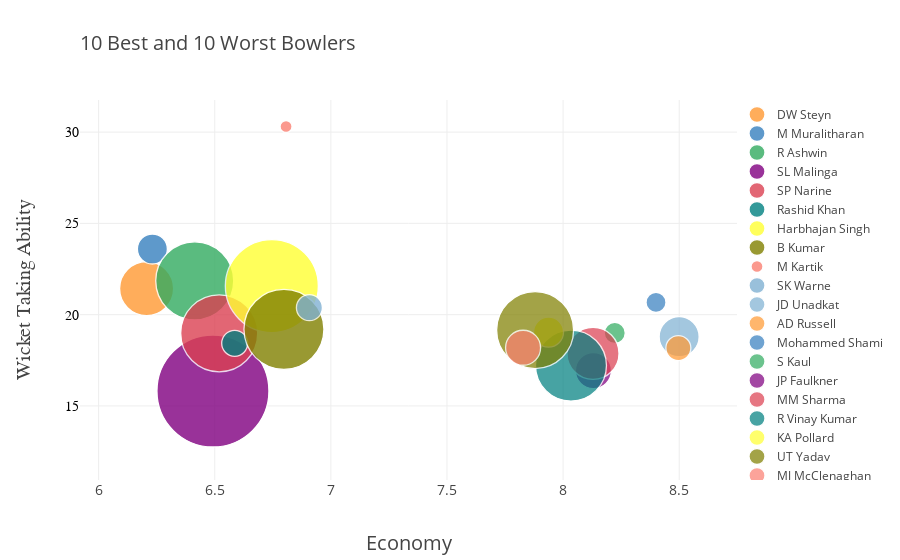

Write notebook code for a chart like this one.
### Code cell
out_best = out.nsmallest(10, 'Economy')
out_worst = out.nlargest(10, 'Economy')

b_comp = pd.concat([out_best, out_worst])
layout = go.Layout(
    title=dict(
        text="10 Best and 10 Worst Bowlers",
        xref="paper",
        font = dict(size=20),
        x=0
    
    ),
  legend = dict(
    x = 1,
    y = 0
  ),
    xaxis=dict(
        title='Economy',
        titlefont=dict(
            size=20,
        ),
        showticklabels=True,
        tickfont=dict(
            size=14,
        ),
        exponentformat='e',
        showexponent='all'
    ),
    yaxis=dict(
        title='Wicket Taking Ability',
        titlefont=dict(
            family='Arial, sans-serif',
            size=20,
        ),
        showticklabels=True,
        tickfont=dict(
            family='Old Standard TT, serif',
            size=14,
            color='black'
        ),
        exponentformat='e',
        showexponent='all'
    )
)
b_comp.iplot(layout= layout, kind='bubble', x='Economy', y='Wicket Taking Ability', categories='bowler', size='Number of Wickets taken', text='bowler',
          xTitle='Bowler Economy', yTitle='Bowler Wicket Taking Ability', filename='cufflinks/simple-bubble-chart')

### Figure 1 — Plotly figure (JSON) as saved in the notebook; plotly's stock layout.template omitted (floating-point values rounded to 4 significant figures)
{"data": [{"marker": {"color": "rgba(255, 153, 51, 1.0)", "line": {"width": 1.3}, "opacity": 0.8, "size": [54], "symbol": "circle"}, "mode": "markers", "name": "DW Steyn", "text": ["DW Steyn"], "textfont": {"color": "#4D5663"}, "type": "scatter", "uid": "5980aca9-13e2-400b-92cb-2eda0d09c2a6", "x": [6.207], "y": [21.43]}, {"marker": {"color": "rgba(55, 128, 191, 1.0)", "line": {"width": 1.3}, "opacity": 0.8, "size": [30], "symbol": "circle"}, "mode": "markers", "name": "M Muralitharan", "text": ["M Muralitharan"], "textfont": {"color": "#4D5663"}, "type": "scatter", "uid": "daae147f-4b9d-4c25-884e-480fdecdb1b1", "x": [6.231], "y": [23.6]}, {"marker": {"color": "rgba(50, 171, 96, 1.0)", "line": {"width": 1.3}, "opacity": 0.8, "size": [78], "symbol": "circle"}, "mode": "markers", "name": "R Ashwin", "text": ["R Ashwin"], "textfont": {"color": "#4D5663"}, "type": "scatter", "uid": "0648d675-8f96-4ed3-babc-646ac9c7f5cc", "x": [6.414], "y": [21.86]}, {"marker": {"color": "rgba(128, 0, 128, 1.0)", "line": {"width": 1.3}, "opacity": 0.8, "size": [112], "symbol": "circle"}, "mode": "markers", "name": "SL Malinga", "text": ["SL Malinga"], "textfont": {"color": "#4D5663"}, "type": "scatter", "uid": "e109bc96-bfda-44c8-8f2a-8b2f91dc39e9", "x": [6.492], "y": [15.82]}, {"marker": {"color": "rgba(219, 64, 82, 1.0)", "line": {"width": 1.3}, "opacity": 0.8, "size": [77], "symbol": "circle"}, "mode": "markers", "name": "SP Narine", "text": ["SP Narine"], "textfont": {"color": "#4D5663"}, "type": "scatter", "uid": "48262baa-9329-4253-9cf2-afc5056c3eac", "x": [6.519], "y": [18.98]}, {"marker": {"color": "rgba(0, 128, 128, 1.0)", "line": {"width": 1.3}, "opacity": 0.8, "size": [26], "symbol": "circle"}, "mode": "markers", "name": "Rashid Khan", "text": ["Rashid Khan"], "textfont": {"color": "#4D5663"}, "type": "scatter", "uid": "b81f438d-6fdc-46c5-886d-51f52d374c64", "x": [6.586], "y": [18.43]}, {"marker": {"color": "rgba(255, 255, 51, 1.0)", "line": {"width": 1.3}, "opacity": 0.8, "size": [93], "symbol": "circle"}, "mode": "markers", "name": "Harbhajan Singh", "text": ["Harbhajan Singh"], "textfont": {"color": "#4D5663"}, "type": "scatter", "uid": "3b228b3f-387a-4fa7-864c-b33df804b19f", "x": [6.746], "y": [21.57]}, {"marker": {"color": "rgba(128, 128, 0, 1.0)", "line": {"width": 1.3}, "opacity": 0.8, "size": [80], "symbol": "circle"}, "mode": "markers", "name": "B Kumar", "text": ["B Kumar"], "textfont": {"color": "#4D5663"}, "type": "scatter", "uid": "306a49d9-76ab-4cd1-88d8-13e2ca4e7418", "x": [6.798], "y": [19.2]}, {"marker": {"color": "rgba(251, 128, 114, 1.0)", "line": {"width": 1.3}, "opacity": 0.8, "size": [12], "symbol": "circle"}, "mode": "markers", "name": "M Kartik", "text": ["M Kartik"], "textfont": {"color": "#4D5663"}, "type": "scatter", "uid": "fd436d97-c31d-4b7b-9b61-3857bde1effc", "x": [6.807], "y": [30.31]}, {"marker": {"color": "rgba(128, 177, 211, 1.0)", "line": {"width": 1.3}, "opacity": 0.8, "size": [26], "symbol": "circle"}, "mode": "markers", "name": "SK Warne", "text": ["SK Warne"], "textfont": {"color": "#4D5663"}, "type": "scatter", "uid": "424cea44-1ca4-467c-95ce-cd06ccdbaf02", "x": [6.908], "y": [20.38]}, {"marker": {"color": "rgba(128, 177, 211, 0.8999999999999999)", "line": {"width": 1.3}, "opacity": 0.8, "size": [40], "symbol": "circle"}, "mode": "markers", "name": "JD Unadkat", "text": ["JD Unadkat"], "textfont": {"color": "#4D5663"}, "type": "scatter", "uid": "bc2d8a08-eee7-46d2-abfa-29abf5ecace8", "x": [8.5], "y": [18.79]}, {"marker": {"color": "rgba(255, 153, 51, 0.8999999999999999)", "line": {"width": 1.3}, "opacity": 0.8, "size": [25], "symbol": "circle"}, "mode": "markers", "name": "AD Russell", "text": ["AD Russell"], "textfont": {"color": "#4D5663"}, "type": "scatter", "uid": "0dff5b78-f464-4147-8cd1-b4331a2aac47", "x": [8.496], "y": [18.17]}, {"marker": {"color": "rgba(55, 128, 191, 0.8999999999999999)", "line": {"width": 1.3}, "opacity": 0.8, "size": [20], "symbol": "circle"}, "mode": "markers", "name": "Mohammed Shami", "text": ["Mohammed Shami"], "textfont": {"color": "#4D5663"}, "type": "scatter", "uid": "5aa41ac4-a1b8-4568-89e8-439324fbd186", "x": [8.4], "y": [20.67]}, {"marker": {"color": "rgba(50, 171, 96, 0.8999999999999999)", "line": {"width": 1.3}, "opacity": 0.8, "size": [21], "symbol": "circle"}, "mode": "markers", "name": "S Kaul", "text": ["S Kaul"], "textfont": {"color": "#4D5663"}, "type": "scatter", "uid": "eb690099-b65a-4c17-acca-f1cb4eaa0e68", "x": [8.222], "y": [19]}, {"marker": {"color": "rgba(128, 0, 128, 0.8999999999999999)", "line": {"width": 1.3}, "opacity": 0.8, "size": [36], "symbol": "circle"}, "mode": "markers", "name": "JP Faulkner", "text": ["JP Faulkner"], "textfont": {"color": "#4D5663"}, "type": "scatter", "uid": "2cd5f077-ab77-4127-b1d1-205cbc520406", "x": [8.131], "y": [16.93]}, {"marker": {"color": "rgba(219, 64, 82, 0.8999999999999999)", "line": {"width": 1.3}, "opacity": 0.8, "size": [52], "symbol": "circle"}, "mode": "markers", "name": "MM Sharma", "text": ["MM Sharma"], "textfont": {"color": "#4D5663"}, "type": "scatter", "uid": "2f6d5e27-b99e-4169-826d-deb69a52b96d", "x": [8.129], "y": [17.88]}, {"marker": {"color": "rgba(0, 128, 128, 0.8999999999999999)", "line": {"width": 1.3}, "opacity": 0.8, "size": [71], "symbol": "circle"}, "mode": "markers", "name": "R Vinay Kumar", "text": ["R Vinay Kumar"], "textfont": {"color": "#4D5663"}, "type": "scatter", "uid": "f061e9bf-8f0a-45ae-bb04-895445d0249f", "x": [8.034], "y": [17.21]}, {"marker": {"color": "rgba(255, 255, 51, 0.8999999999999999)", "line": {"width": 1.3}, "opacity": 0.8, "size": [30], "symbol": "circle"}, "mode": "markers", "name": "KA Pollard", "text": ["KA Pollard"], "textfont": {"color": "#4D5663"}, "type": "scatter", "uid": "bba9894f-e0d2-4af0-8c91-e4e97f0d70b5", "x": [7.937], "y": [19.04]}, {"marker": {"color": "rgba(128, 128, 0, 0.8999999999999999)", "line": {"width": 1.3}, "opacity": 0.8, "size": [77], "symbol": "circle"}, "mode": "markers", "name": "UT Yadav", "text": ["UT Yadav"], "textfont": {"color": "#4D5663"}, "type": "scatter", "uid": "15550177-0b1f-4cca-adcf-ce77b4d7ba89", "x": [7.879], "y": [19.15]}, {"marker": {"color": "rgba(251, 128, 114, 0.8999999999999999)", "line": {"width": 1.3}, "opacity": 0.8, "size": [35], "symbol": "circle"}, "mode": "markers", "name": "MJ McClenaghan", "text": ["MJ McClenaghan"], "textfont": {"color": "#4D5663"}, "type": "scatter", "uid": "add5090c-f001-4459-88ef-7ce3cc80c464", "x": [7.828], "y": [18.19]}], "layout": {"legend": {"x": 1, "y": 0}, "title": {"font": {"size": 20}, "text": "10 Best and 10 Worst Bowlers", "x": 0, "xref": "paper"}, "xaxis": {"exponentformat": "e", "showexponent": "all", "showticklabels": true, "tickfont": {"size": 14}, "title": {"font": {"size": 20}, "text": "Economy"}}, "yaxis": {"exponentformat": "e", "showexponent": "all", "showticklabels": true, "tickfont": {"color": "black", "family": "Old Standard TT, serif", "size": 14}, "title": {"font": {"family": "Arial, sans-serif", "size": 20}, "text": "Wicket Taking Ability"}}}}
